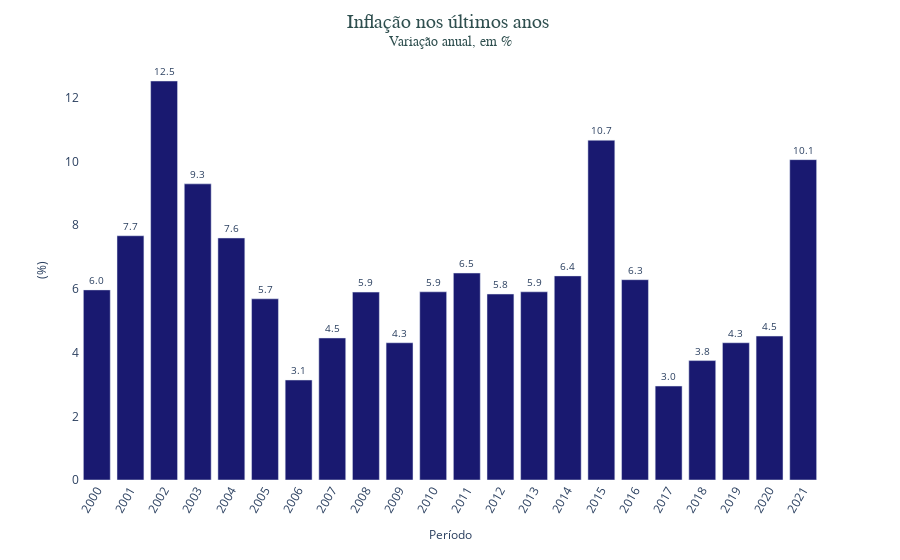

The notebook cell saved with this chart:
### Markdown cell above
## Visualizando o gráfico

### Code cell
grafico = view_graph()
grafico

### Figure 1 — Plotly figure (JSON) as saved in the notebook; plotly's stock layout.template omitted (floating-point values rounded to 4 significant figures)
{"data": [{"alignmentgroup": "True", "hovertemplate": "Ano=%{x}<br>Variação anual (%)=%{y}<extra></extra>", "legendgroup": "", "marker": {"color": "midnightblue", "pattern": {"shape": ""}}, "name": "", "offsetgroup": "", "orientation": "v", "showlegend": false, "textangle": 0, "textfont": {"size": 7}, "textposition": "outside", "texttemplate": "%{y:.1f}", "type": "bar", "x": [2000, 2001, 2002, 2003, 2004, 2005, 2006, 2007, 2008, 2009, 2010, 2011, 2012, 2013, 2014, 2015, 2016, 2017, 2018, 2019, 2020, 2021], "xaxis": "x", "y": [5.97, 7.67, 12.53, 9.3, 7.6, 5.69, 3.14, 4.46, 5.9, 4.31, 5.91, 6.5, 5.84, 5.91, 6.41, 10.67, 6.29, 2.95, 3.75, 4.31, 4.52, 10.06], "yaxis": "y"}], "layout": {"barmode": "relative", "legend": {"tracegroupgap": 0}, "margin": {"t": 60}, "paper_bgcolor": "rgb(255,255,255)", "plot_bgcolor": "rgb(255,255,255)", "title": {"font": {"color": "darkslategrey", "family": "luminari, fantasy", "size": 20}, "text": "Inflação nos últimos anos <br><sup>Variação anual, em %", "x": 0.5, "xanchor": "center", "y": 0.95, "yanchor": "top"}, "uniformtext": {"minsize": 10, "mode": "hide"}, "xaxis": {"anchor": "y", "domain": [0, 1], "tickangle": -60, "title": {"font": {"size": 12}, "text": "Período"}, "type": "category"}, "yaxis": {"anchor": "x", "domain": [0, 1], "title": {"font": {"size": 12}, "text": "(%)"}}}}
